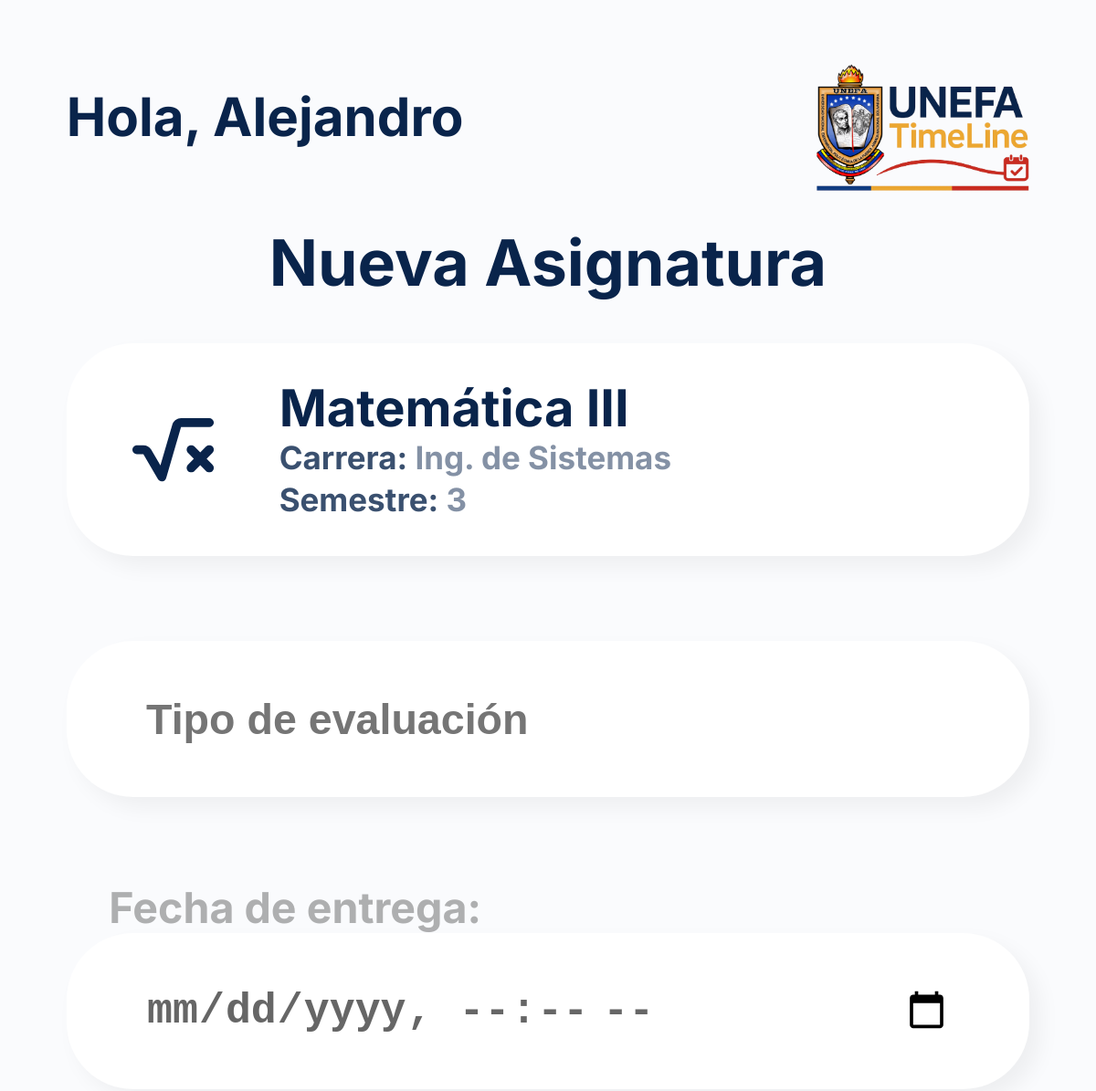
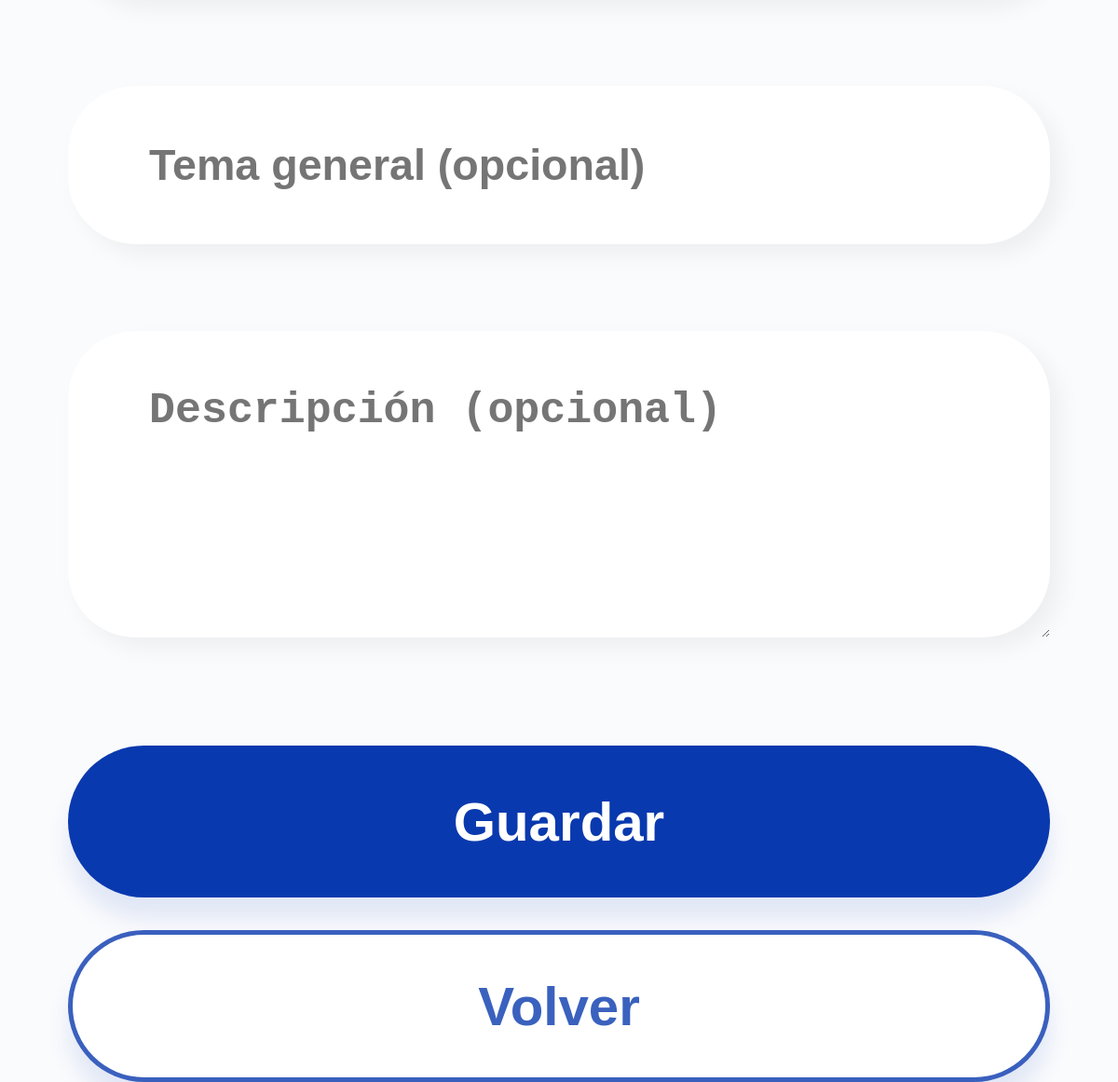
The page /asignatura/crear/1/ (signed in) on the database its author committed (2 pictures, top to bottom).
### core/models.py (models this page shows, shortened)
class Materia(models.Model):
    nombre = models.CharField(max_length=100)
    id_semestre = models.ForeignKey(Semestre, on_delete=models.CASCADE, related_name='materias')
    id_profesor = models.ForeignKey(Profesor, on_delete=models.SET_NULL, null=True, blank=True, related_name='materias_asignadas')
    svg_icono = models.TextField(help_text="Pega aquí el código SVG del icono")

class Semestre(models.Model):
    numero = models.IntegerField()
    id_carrera = models.ForeignKey(Carrera, on_delete=models.CASCADE, related_name='semestres')

class Carrera(models.Model):
    nombre = models.CharField(max_length=100)
    id_coor = models.ForeignKey(Profesor, on_delete=models.SET_NULL, null=True, related_name='carreras_coordinadas')
    svg_icono = models.TextField(help_text="Pega aquí el código SVG del icono")

### core/views.py (the view)
# urls.py: path('asignatura/crear/<int:materia_id>/', crear_asignatura_view, name='crear_asignatura'),
def crear_asignatura_view(request, materia_id):
    materia = get_object_or_404(Materia, id=materia_id)
    if request.method == 'POST':
        form = AsignaturaForm(request.POST)
        if form.is_valid():
            asignatura = form.save(commit=False)
            asignatura.id_materia = materia
            asignatura.save()
            return redirect('profile_prof')  # Cambia esto si deseas otra página
    else:
        form = AsignaturaForm()
    return render(request, 'asignaturas/crear_asignatura.html', {
        'form': form,
        'materia': materia,
        'primer_nombre': get_first_name(request.user.nombre),
    })

### core/views.py (called while the page is built)
def get_first_name(full_name):
        return full_name.split()[0] if full_name else ''

### core/templates/asignaturas/crear_asignatura.html (shortened to what this page needs)
{% load static %}
<!DOCTYPE html>
<html lang="es">
<head>
    <link rel="stylesheet" href="{% static 'styles/base.css'%}">
    <link rel="stylesheet" href="{% static 'styles/index.css'%}">
    <link rel="stylesheet" href="{% static 'styles/profile_prof.css'%}">
</head>
<body>
    <header>
        <h1>Hola, {{ primer_nombre }}</h1>
        <div class="logo">
            <img src="{% static 'img/UNEFA TimeLine..png'%}">
        </div>
    </header>
    <main>
        <h2>{% if modo == 'editar' %}Editar{% else %}Nueva{% endif %} Asignatura</h2>
        <div class="materias_container">
            <div class="materias_card">
                <div class="icon">
                    {{ materia.svg_icono|safe }}
                </div>
                <div class="txt">
                    <h3>{{ materia.nombre }}</h3>
                    <p><span>Carrera: </span>{{ materia.id_semestre.id_carrera.nombre }}</p>
                    <p><span>Semestre: </span>{{ materia.id_semestre.numero }}</p>
                </div>
            </div>
        </div>
        <form method="POST">
            {{ form.as_p }}
            <div class="links">
                <button class="btn-primary" type="submit">Guardar</button>
                <button class="btn-secondary" type="button" onclick="window.location.href='{% url 'profile_prof' %}'">Volver</button>
            </div>
        </form>
    </main>
</body>
</html>

### core/static/styles/base.css (style rules this page uses)
* { padding: 0; margin: 0; box-sizing: border-box; }
body { height: 100vh; width: 100vw; display: flex; flex-direction: column; justify-content: space-between; font-family: inter; text-align: center; background-color: #Fafbfd; overflow: hidden; }

### core/static/styles/index.css (style rules this page uses)
body { padding: 3.125rem 1.56rem; gap: 1.25rem; }

### core/static/styles/profile_prof.css (style rules this page uses)
body { padding-top: 1.5rem; overflow-y: scroll; }

### core/templates/asignaturas/crear_asignatura.html (style rules this page uses)
h2 { color: #09244B; margin-bottom: 1rem; }
label { width: 100%; text-align: start; color: rgba(0, 0, 0, .6); font-size: 1rem; font-weight: bold; }
textarea { width: 100%; border-radius: 1.56rem; background-color: #fff; padding: 1.25rem 1.875rem; box-shadow: .25rem .25rem 0.5rem rgba(0, 0, 0, .05); border: none; margin-bottom: 2.5rem; color: rgba(0, 0, 0, .6); font-size: 1rem; font-weight: bold; }

### rows shown on the page
Materia: nombre "Matemática III", id_semestre.id_carrera.nombre "Ing. de Sistemas", id_semestre.numero "3"

### other values the page prints
{{ primer_nombre }} "Alejandro"
